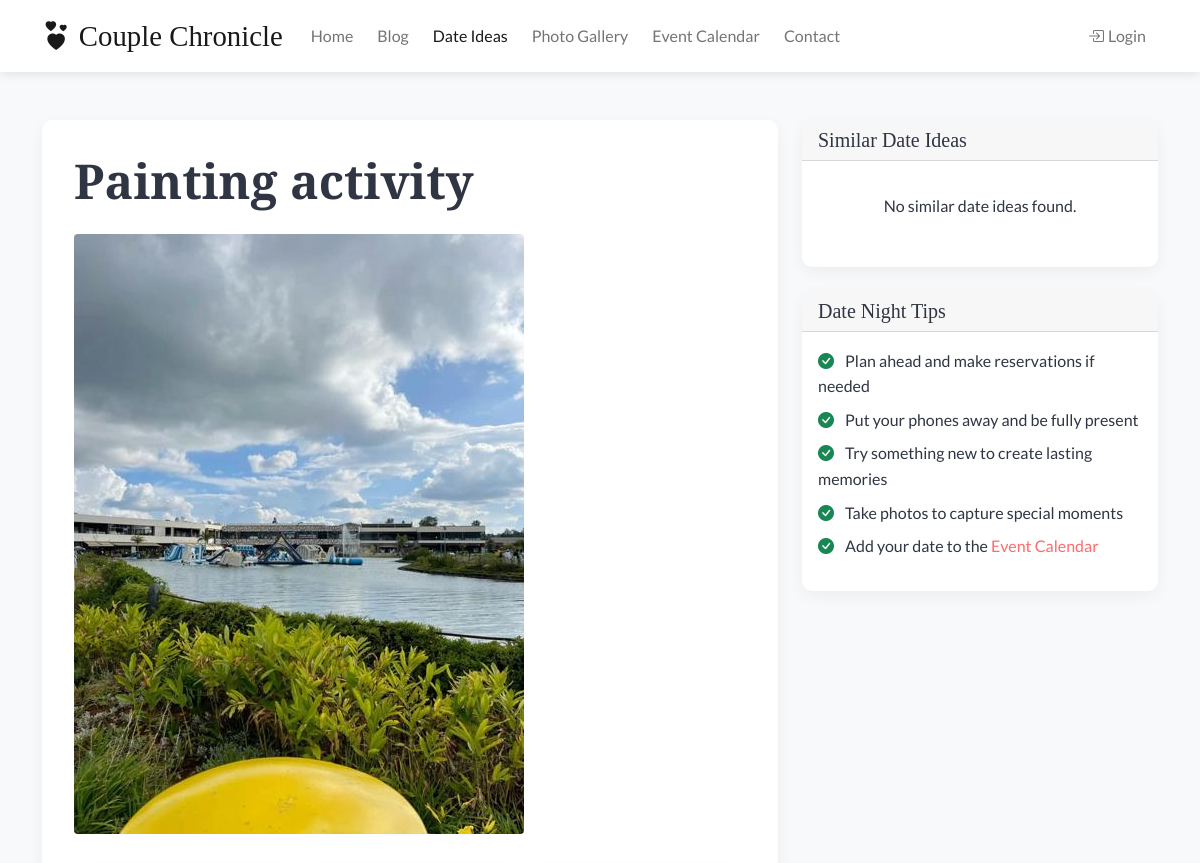
Before: /date-planner/1 (upper part) with the older database file.
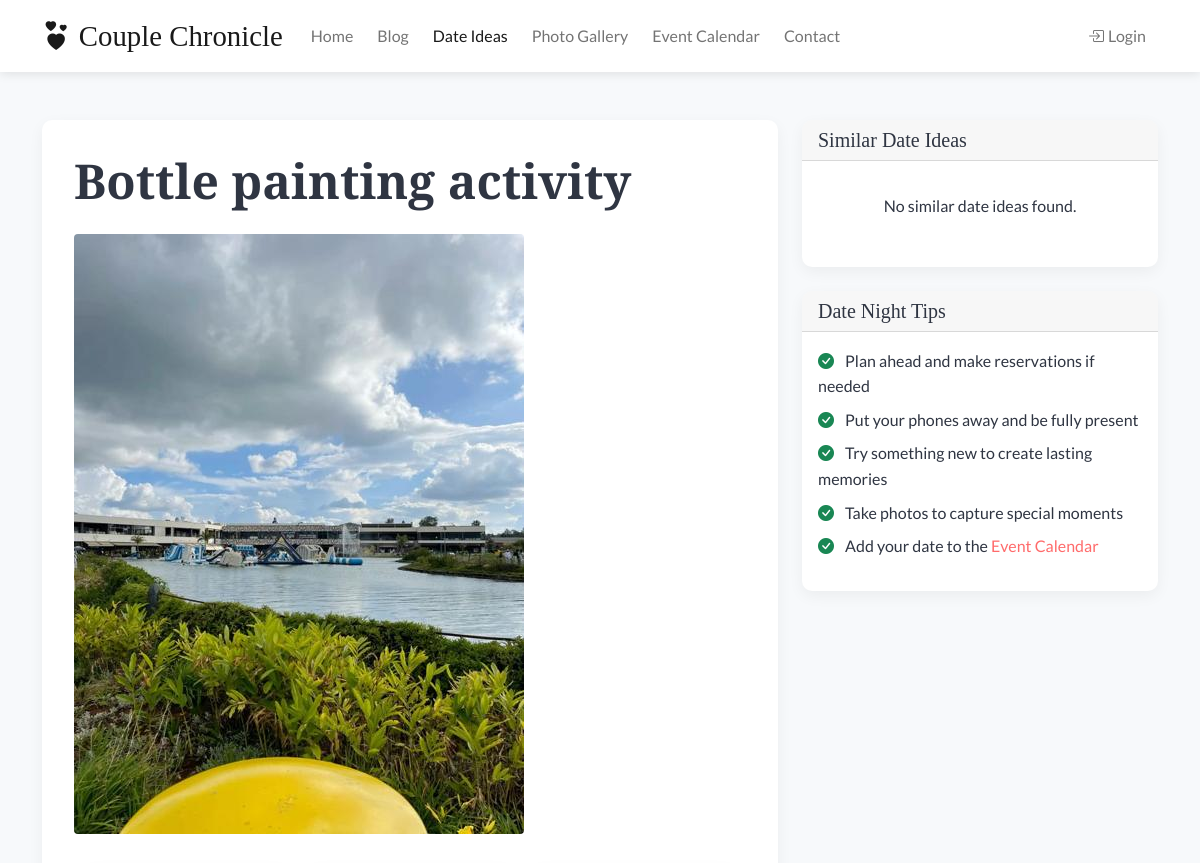
After: the same page with the newer database file.
### models.py (models this page shows, shortened)
class DateIdea(db.Model):
    id = db.Column(db.Integer, primary_key=True)
    title = db.Column(db.String(120), nullable=False)
    description = db.Column(db.Text, nullable=False)
    location = db.Column(db.String(120))
    budget = db.Column(db.String(50))  # e.g., "Low", "Medium", "High"
    activity_type = db.Column(db.String(50))  # e.g., "Outdoor", "Indoor", "Restaurant", etc.
    image = db.Column(db.String(255))
    created_at = db.Column(db.DateTime, default=datetime.utcnow)
    user_id = db.Column(db.Integer, db.ForeignKey('user.id'), nullable=False)

### routes/date_planner.py (the view)
@date_planner_bp.route('/<int:id>')
def detail(id):
    date_idea = DateIdea.query.get_or_404(id)
    similar_ideas = DateIdea.query.filter(
        (DateIdea.budget == date_idea.budget) | (DateIdea.activity_type == date_idea.activity_type),
        DateIdea.id != date_idea.id
    ).order_by(DateIdea.created_at.desc()).limit(3).all()
    return render_template('date_planner/detail.html', date_idea=date_idea, similar_ideas=similar_ideas)

### app.py (called while the page is built)
@app.context_processor
def inject_now():
    return {'now': datetime.utcnow()}

### templates/date_planner/detail.html (shortened to what the changed rows need)
{% extends 'base.html' %}
{% block content %}
<section class="container py-5">
    <div class="row">
        <div class="col-lg-8">
            <div class="date-idea-detail">
                <h1 class="display-5 fw-bold mb-4">{{ date_idea.title }}</h1>
                {% if date_idea.image %}
                    <div class="mb-4">
                        <img src="{{ url_for('static', filename=date_idea.image) }}" class="img-fluid rounded date-idea-img" alt="{{ date_idea.title }}">
                    </div>
                {% endif %}
            </div>
        </div>
    </div>
</section>
{% endblock %}

Changed rows visible on the page:
changed DateIdea: title "Painting activity" → "Bottle painting activity"
